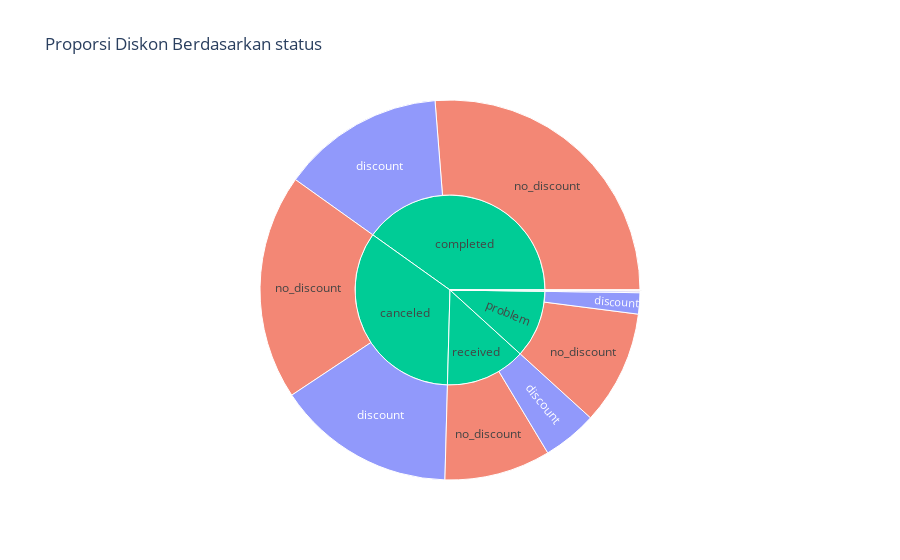

Notebook code for this chart:
### Markdown cell above
Kebanyakan Transaksi E-Commerce sukses atau `completed` dengan total lebih dari 230.000 transaksi artinya dana transaksi sudah disalurkan ke penjual, namun transaksi yang batal atau `canceled` dan juga yang bermasalah atau `problem` tergolong sangat tinggi dengan angka lebih dari 200.000 transaksi. Tentunya banyak faktor yang mempengaruhi `canceled` bisa dari problem dari penjual, seperti tidak updatenya stok, dimana stok aktual 0 tapi masih tertulis lebih dari 0 di E-Commerce dll atau problem dari pembeli, seperti salah menuliskan alamat dll [sumber](https://propakistani.pk/2015/05/13/online-shops-lie-about-their-inventory-and-this-is-killing-e-commerce-industry-in-pakistan/).

### Code cell
for i in ['status']:
    fig=px.sunburst(df,path=[i,'diskon'],color='diskon', title=f'Proporsi Diskon Berdasarkan {i}')
    fig.show()

### Figure 1 — Plotly figure (JSON) as saved in the notebook; plotly's stock layout.template omitted (floating-point values rounded to 4 significant figures)
{"data": [{"branchvalues": "total", "customdata": [["discount"], ["no_discount"], ["discount"], ["(?)"], ["(?)"], ["(?)"], ["(?)"], ["no_discount"], ["no_discount"], ["no_discount"], ["(?)"], ["no_discount"], ["discount"], ["discount"], ["discount"], ["discount"], ["no_discount"], ["(?)"]], "domain": {"x": [0, 1], "y": [0, 1]}, "hovertemplate": "labels=%{label}<br>count=%{value}<br>parent=%{parent}<br>id=%{id}<br>diskon=%{customdata[0]}<extra></extra>", "ids": ["problem/discount", "canceled/no_discount", "canceled/discount", "problem", "pending", "completed", "canceled", "received/no_discount", "processing/no_discount", "pending/no_discount", "processing", "completed/no_discount", "received/discount", "processing/discount", "pending/discount", "completed/discount", "problem/no_discount", "received"], "labels": ["discount", "no_discount", "discount", "problem", "pending", "completed", "canceled", "no_discount", "no_discount", "no_discount", "processing", "no_discount", "discount", "discount", "discount", "discount", "no_discount", "received"], "marker": {"colors": ["#636efa", "#EF553B", "#636efa", "#00cc96", "#00cc96", "#00cc96", "#00cc96", "#EF553B", "#EF553B", "#EF553B", "#00cc96", "#EF553B", "#636efa", "#636efa", "#636efa", "#636efa", "#EF553B", "#00cc96"]}, "name": "", "parents": ["problem", "canceled", "canceled", "", "", "", "", "received", "processing", "pending", "", "completed", "received", "processing", "pending", "completed", "problem", ""], "type": "sunburst", "values": [10521, 111950, 88841, 67150, 86, 233958, 200791, 52668, 469, 54, 1244, 153069, 27095, 775, 32, 80889, 56629, 79763]}], "layout": {"legend": {"tracegroupgap": 0}, "title": {"text": "Proporsi Diskon Berdasarkan status"}}}
